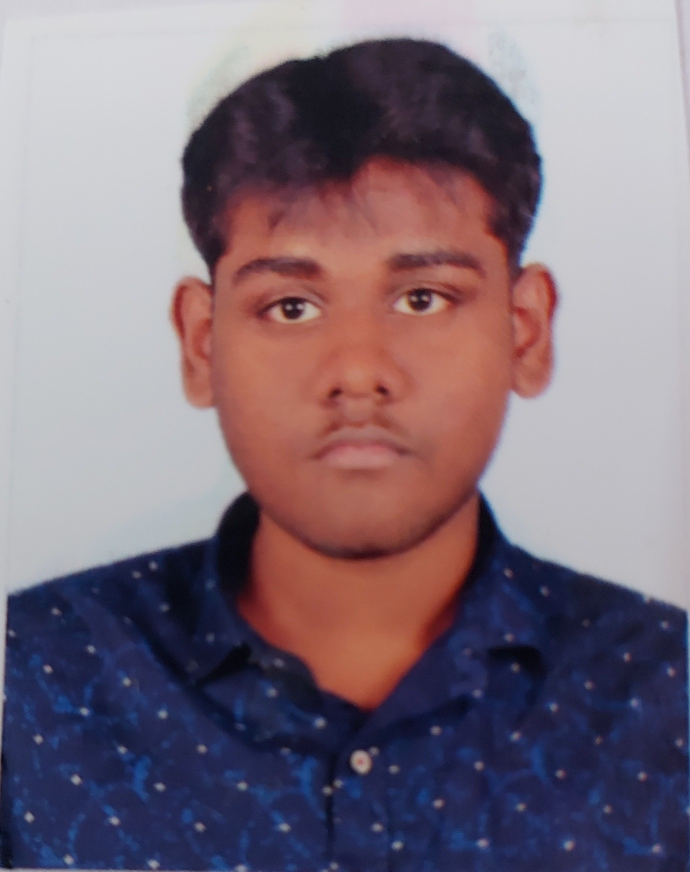
#> input picture Portfolio/portimage.jpg, 1380 x 1743 px, given in place of the camera (shown at 1/2 size)
$ python frontend.py
#> lines starting #> are read from the running program, lines starting #| are printed output that depends on the picture
import cv2
import time
import glob
import os
from threading import Thread
from sendmail import send_email

video = cv2.VideoCapture(0)
time.sleep(1)

first_frame = None

status_list = []
count = 0

def clear_folder():
    images = glob.glob("images/*.png")
    for i in images:
        os.remove(i)

while True:
    status = 0
    check, frame = video.read()
#> frame is the input picture: shape (1743, 1380, 3); mean B, G, R 123, 111.2, 126.5
    gray_frame = cv2.cvtColor(frame, cv2.COLOR_BGR2GRAY)
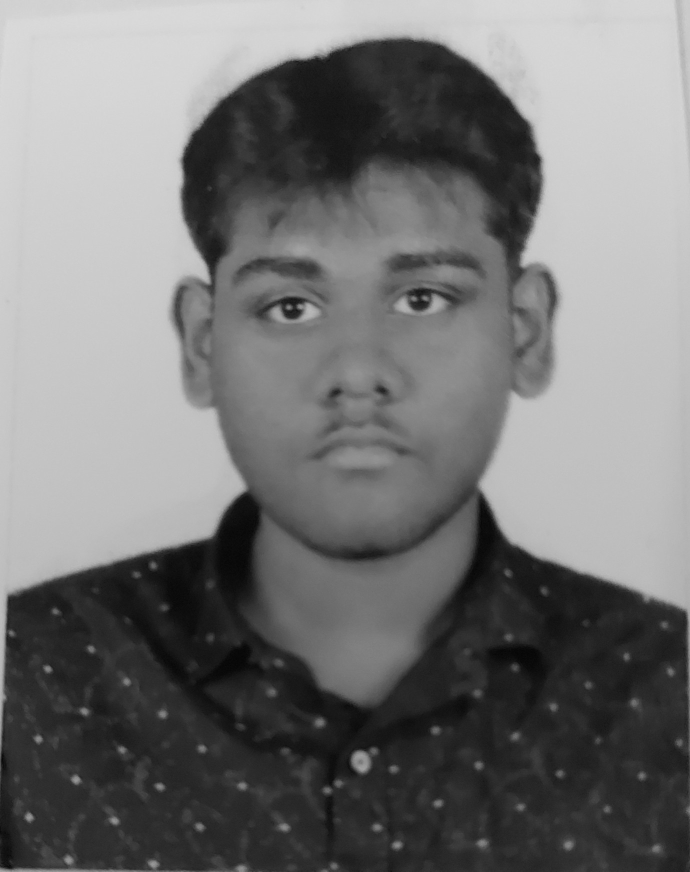
#> gray_frame: shape (1743, 1380) (shown at 1/2 size); min 3, max 220, mean 117.1
    gray_frame_gau = cv2.GaussianBlur(gray_frame, (21,21), 0)

    if first_frame is None:
        first_frame = gray_frame_gau

    delta_frame = cv2.absdiff(first_frame, gray_frame_gau)
#> delta_frame: shape (1743, 1380); every value is 0


    thresh_frame = cv2.threshold(delta_frame, 60, 255,
                                 cv2.THRESH_BINARY) [1]
    dil_frame = cv2.dilate(thresh_frame, None, iterations=2)

    contours, check = cv2.findContours(dil_frame, cv2.RETR_EXTERNAL, cv2.CHAIN_APPROX_SIMPLE)
#> contours = []; check = None

    for contour in contours:
        if cv2.contourArea(contour) < 5000:
            continue
        x, y, w, h = cv2.boundingRect(contour)
        rectangle = cv2.rectangle(frame, (x, y), (x+w, y+h), (0,255,0), 3)

        if rectangle.any():
            status = 1
            cv2.imwrite(f"images/image{count}.png",frame)
            count += 1
            all_images = glob.glob("images/*.png")
            index = int(len(all_images)/2)
            object_image = all_images[index]
    status_list.append(status)
    status_list = status_list[-2:]
    cv2.imshow("Video", frame)

    if status_list[0] == 1 and status_list[1] == 0:
        email_thread = Thread(target=send_email, args = (object_image, ))
        email_thread.daemon = True
        clear_thread = Thread(target=clear_folder)
        clear_thread.daemon = True

        email_thread.start()
        print("EMAIL SENT.")

    key = cv2.waitKey(1)
#> (key q is pressed here)

    if key == ord("q"):
        break

video.release()

#> (the run stopped early here; a loop or call above may not have finished)
